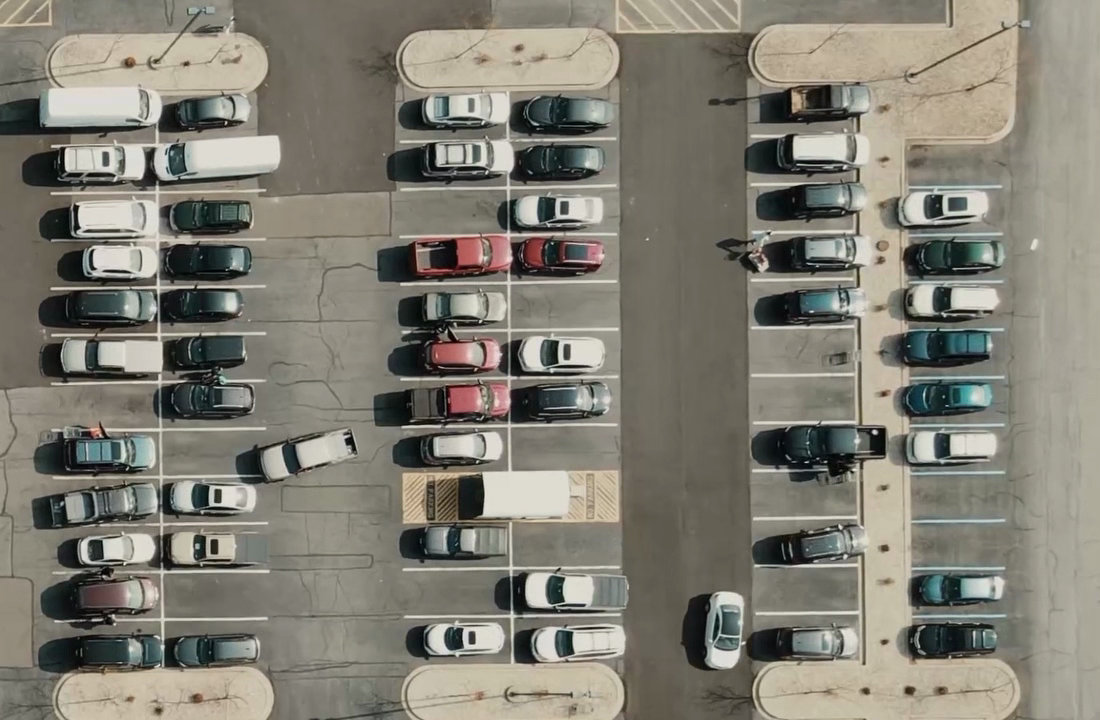
#> input picture parkImg.png, 1100 x 720 px, given in place of park.mp4, which was not available
$ python parkingSpaceDetector.py
#> lines starting #> are read from the running program, lines starting #| are printed output that depends on the picture; after the words box and inside, x2 and y2 are one past the last pixel; in counts of white or black regions, pixels touching at a corner belong together; pictures that were not available may be replaced by others from this repository, and a replacement may not be noted
import cv2 as cv
import numpy as np
import pickle
import cvzone

capture = cv.VideoCapture("park.mp4")

with open("posMarked.pkl", "rb") as f:
#> (reads posMarked.pkl from the repository)
#> further down, img is the input picture: shape (720, 1100, 3); mean B, G, R 116, 126.7, 129.8
    posList = pickle.load(f)

w,h = 109, 49

def preProcessImage(img):
    imgGray = cv.cvtColor(img, cv.COLOR_BGR2GRAY)
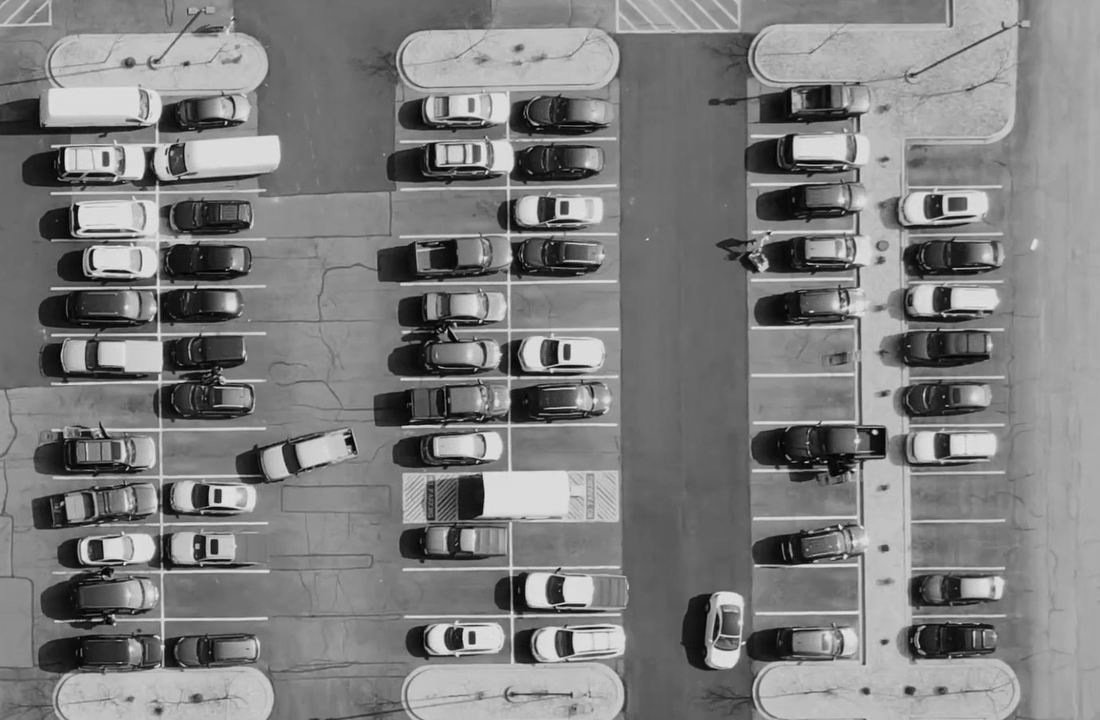
#> imgGray: shape (720, 1100); min 0, max 232, mean 126.4
    imgBlur = cv.GaussianBlur(imgGray, (3,3), 1)
    imgThresh = cv.adaptiveThreshold(imgBlur, 255, cv.ADAPTIVE_THRESH_GAUSSIAN_C, cv.THRESH_BINARY_INV, 25, 16)
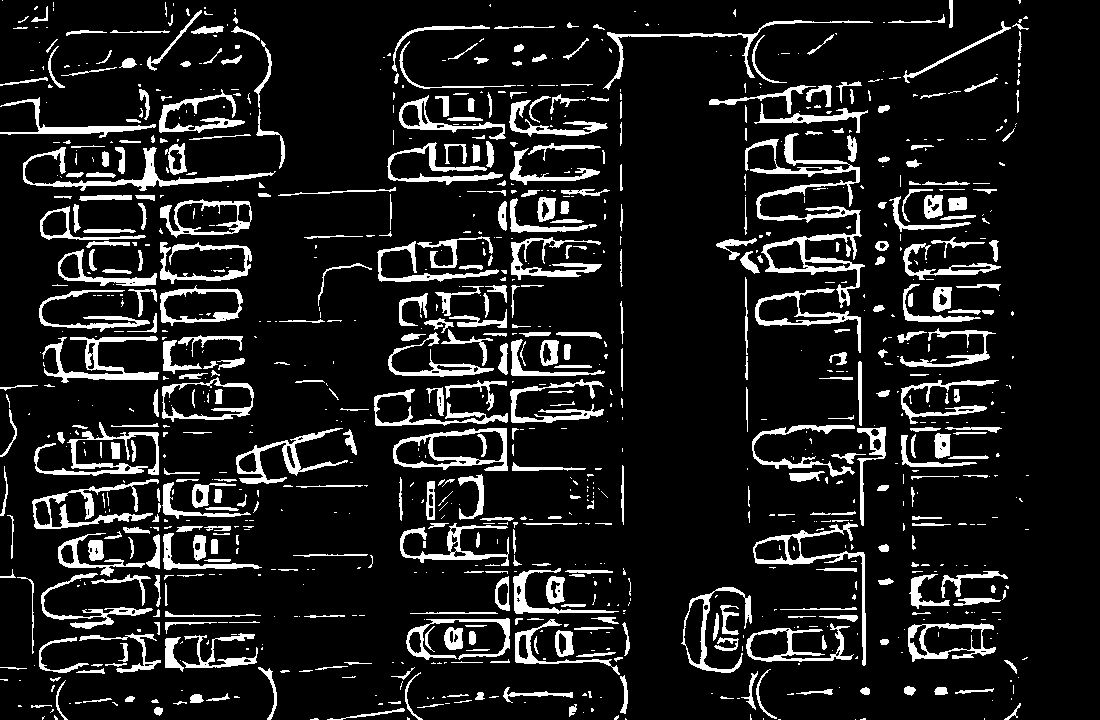
#> imgThresh: shape (720, 1100); 11.9% white; 1006 white regions (565 under 20 px), largest, box (x1, y1, x2, y2) and area: (745, 133, 865, 308) 3900, (23, 147, 276, 191) 1800, (42, 336, 159, 383) 1619
    imgMedian = cv.medianBlur(imgThresh, 5)
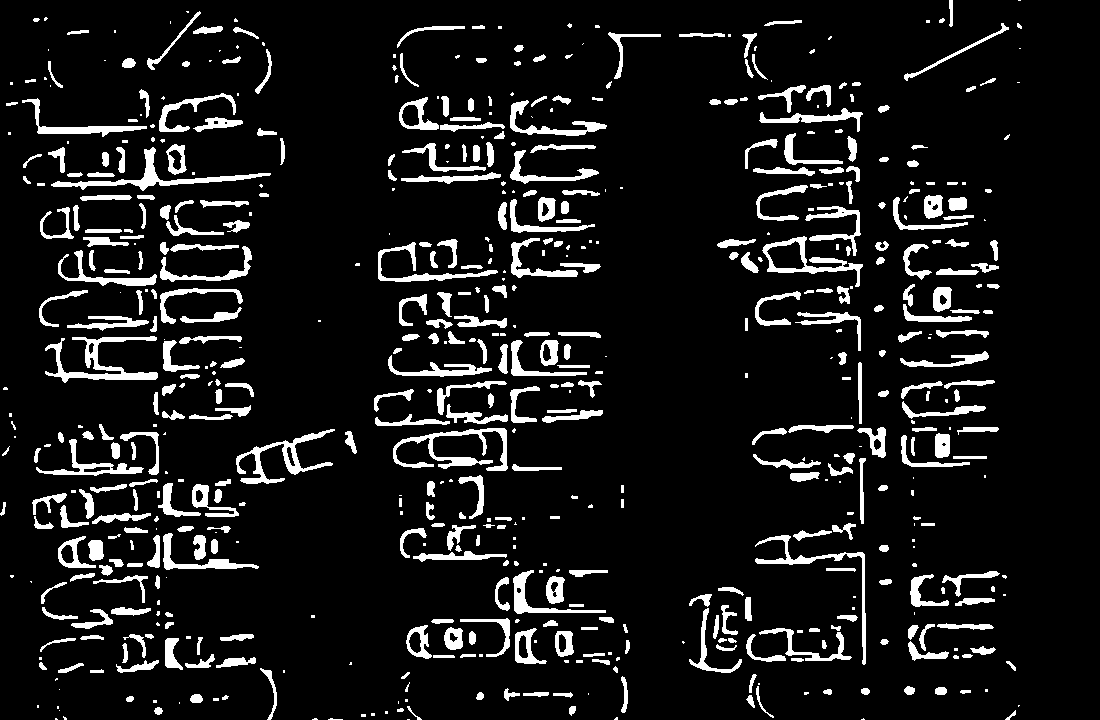
#> imgMedian: shape (720, 1100); 9.7% white; 627 white regions (200 under 20 px), largest, box (x1, y1, x2, y2) and area: (45, 336, 158, 383) 1591, (393, 428, 508, 471) 1487, (51, 147, 271, 191) 1418

    kernelSize = np.ones((3,3), np.uint8)
    imgDilate = cv.dilate(imgMedian, kernelSize)
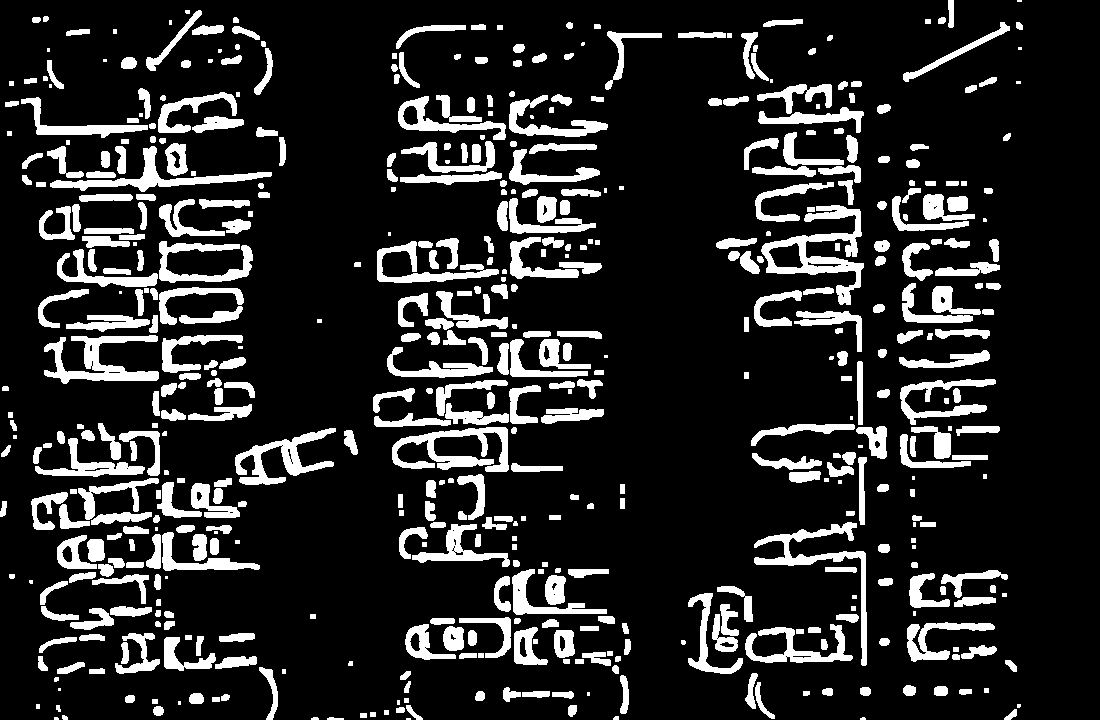
#> imgDilate: shape (720, 1100); 15.6% white; 536 white regions (44 under 20 px), largest, box (x1, y1, x2, y2) and area: (761, 205, 864, 305) 3093, (44, 335, 159, 384) 2330, (392, 427, 509, 472) 2291

    return imgDilate

def parkingSpaceCounter(preProImg, img):

    spaceTotal = len(posList)
    spaceFree = 0
    spaceOccupied = 0

    for (x,y) in posList:
        imgCrop = preProImg[y:y+h, x:x+w]
        # cv.imshow(str(x*y), imgCrop)
        count = cv.countNonZero(imgCrop)

        if count<800:
            color = (0,255,0)
            thickness = 3
            spaceFree += 1
        else:
            color = (0,0,255)
            thickness = 2
            spaceOccupied += 1

        cv.rectangle(img, (x,y), (x+w,y+h), color, thickness)
        cv.putText(img, str(count), (x+4, y+40), cv.FONT_HERSHEY_COMPLEX, 0.5, color, 1)

        dispText = f"Available : {spaceFree}        Occupied : {spaceOccupied}      Total : {spaceTotal}"
        cvzone.putTextRect(img, dispText, (20,40),scale=2.54, offset=20 ,colorR=(0,255,0))
#> this loop made 69 passes
#> count on passes 1 to 12: 1216, 2146, 1806, 1769, 1470, 2178, 144, 2110, 1959, 1956, 1529, 1468
#> pass 1, in parkingSpaceCounter, `imgCrop = preProImg[y:y+h, x:x+w]`:
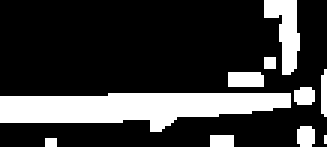
#> imgCrop: shape (49, 109) (shown 3 times larger); 22.8% white; 10 white regions (3 under 20 px), largest, box (x1, y1, x2, y2) and area: (0, 31, 97, 44) 821, (88, 0, 100, 25) 169, (76, 24, 88, 29) 59
#> after the loop:
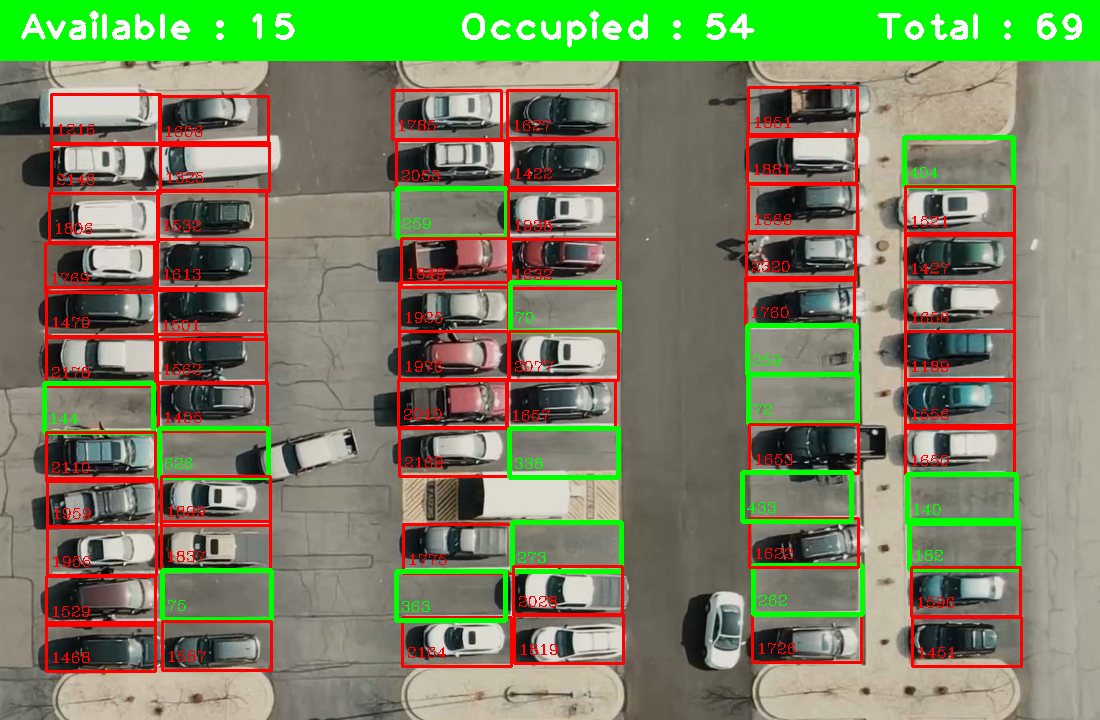
#> img: shape (720, 1100, 3); 17.11% of pixels changed, all inside (x1, y1, x2, y2) = (0, 0, 1100, 673)
#> after the loop:
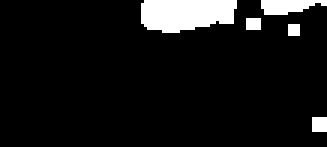
#> imgCrop: shape (49, 109) (shown 3 times larger); 8.1% white; 5 white regions (1 under 20 px), largest, box (x1, y1, x2, y2) and area: (47, 0, 79, 11) 293, (87, 0, 109, 5) 79, (104, 39, 109, 44) 25, (82, 6, 87, 10) 20
#> after the loop, spaceFree = 15; spaceOccupied = 54


while True:

    # Loop the video
    if capture.get(cv.CAP_PROP_POS_FRAMES) == capture.get(cv.CAP_PROP_FRAME_COUNT):
        capture.set(cv.CAP_PROP_POS_FRAMES, 0)

    ret, img = capture.read()

    preProImg = preProcessImage(img)

    parkingSpaceCounter(preProImg, img)

    cv.imshow("Parking Footage", img)

    if cv.waitKey(10) == ord("x"):
#> (key x is pressed here)
        break

capture.release()
cv.destroyAllWindows()
